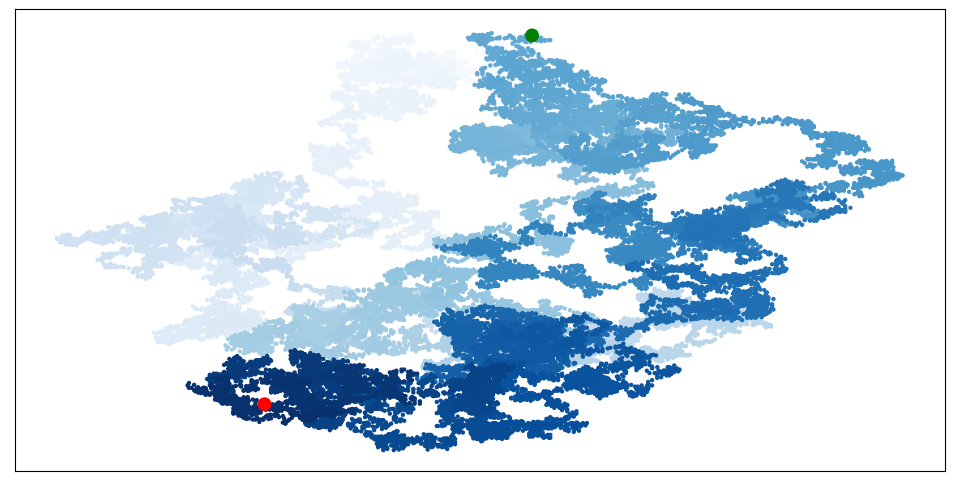

Source code (Python):
import matplotlib.pyplot as plt
from random_walk_final import RandomWalk

while True:

    # Make a random walk, and plot the points.
    rw = RandomWalk(50000)
    rw.fill_walk()

    # Set the size of the plotting window.
    plt.figure(figsize=(12, 6))

    point_numbers = list(range(rw.num_points))  # Refresher, range is a function that returns a sequence of numbers.
    plt.scatter(rw.x_values, rw.y_values, c=point_numbers, cmap=plt.cm.Blues, edgecolor='none', s=10)

    # Emphasize the first and last points.
    plt.scatter(0, 0, c='green', edgecolor='none', s=100)
    plt.scatter(rw.x_values[-1], rw.y_values[-1], c='red', edgecolor='none', s=100)

    # Remove the axes
    plt.gca().get_xaxis().set_visible(False)
    plt.gca().get_yaxis().set_visible(False)

    plt.savefig('rw_visual_final.png', bbox_inches='tight')
    plt.show()

    keep_running = input("Make another walk? (y/n): ")
    if keep_running == 'n':
        break

